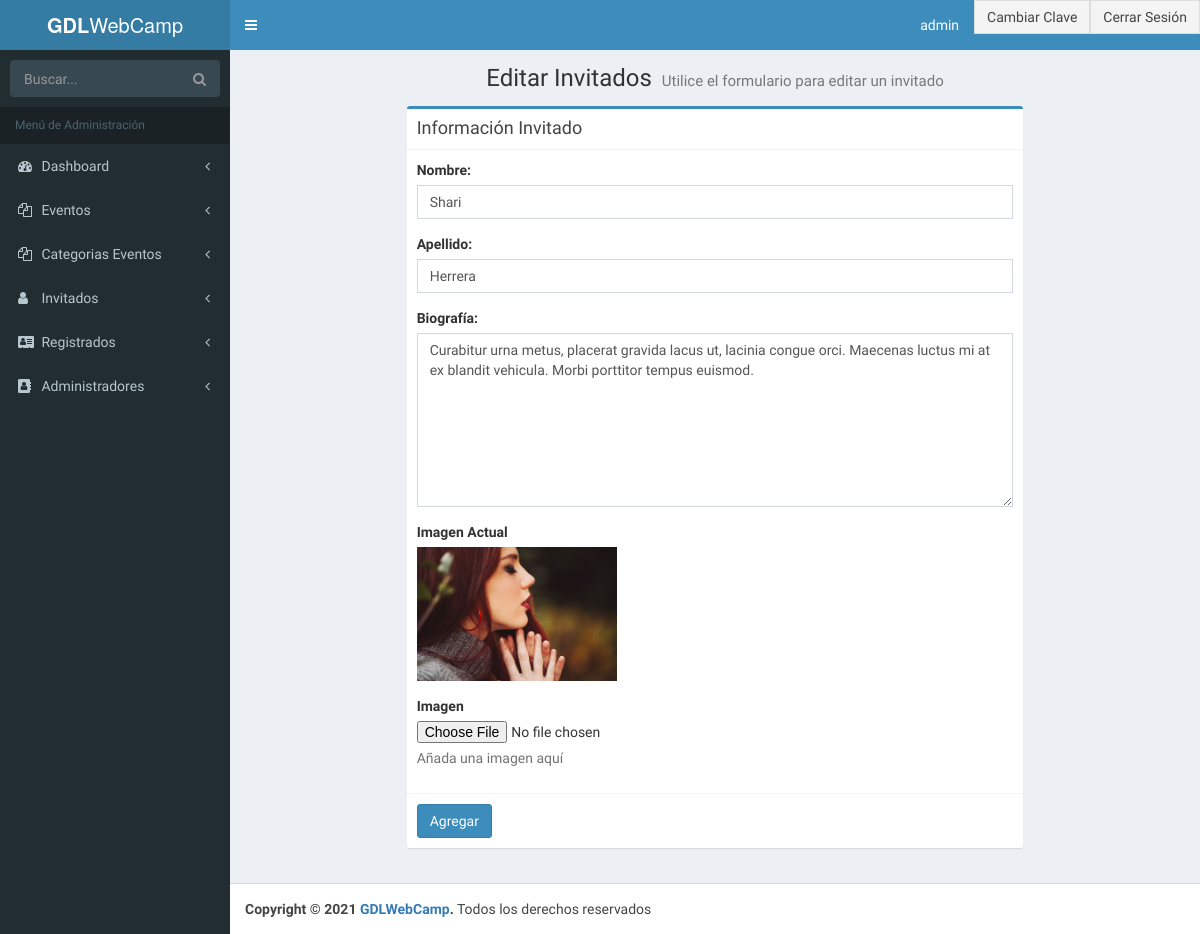
The page /admin/editar-invitado.php?id=2 (signed in) on the database as committed earlier.
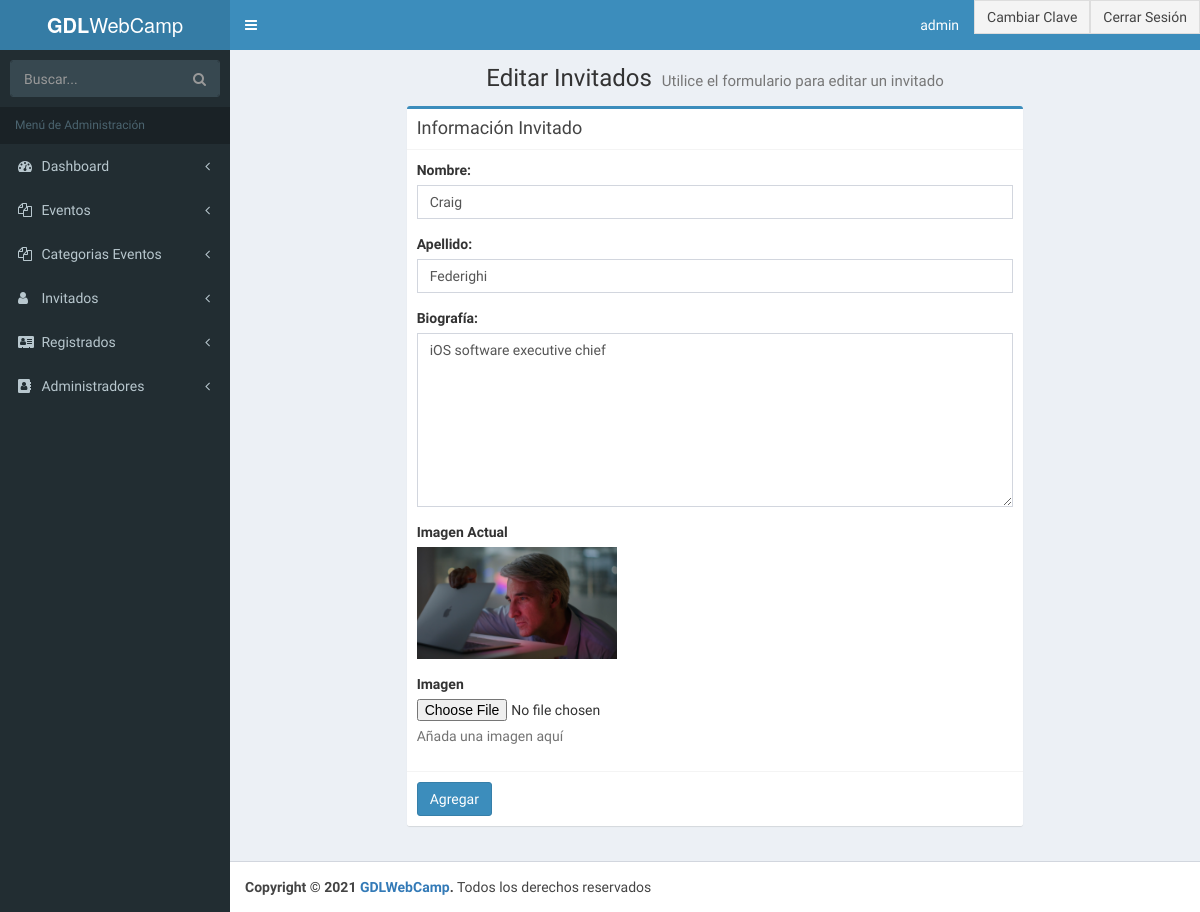
The same page on the database as committed later.
### tables this page shows
CREATE TABLE `invitados` (
  `invitado_id` tinyint(4) NOT NULL,
  `nombre_invitado` varchar(30) NOT NULL,
  `apellido_invitado` varchar(30) NOT NULL,
  `descripcion` text NOT NULL,
  `url_imagen` varchar(50) NOT NULL,
  `editado` datetime NOT NULL
);

### admin/editar-invitado.php (the view, shortened to what this page needs)
<?php
    $id = $_GET['id'];
    include_once 'funciones/funciones.php';
    include_once 'templates/header.php';
?>
<body  class="hold-transition skin-blue fixed sidebar-mini" data-elemento="Eventos">
    <div class="wrapper">
        <?php include_once 'templates/barra.php'; ?>
        <?php include_once 'templates/navegacion.php'; ?>
  <div class="content-wrapper">
    <section class="content-header">
      <h1 class="text-center">
        Editar Invitados
        <small>Utilice el formulario para editar un invitado</small>
      </h1>
    </section>
    <section class="content">
            <div class="row">
                <div class="col-lg-8 col-lg-offset-2">
                    <div class="box box-primary">
                            <div class="box-header with-border">
                                <h3 class="box-title">Información Invitado</h3>
                            </div>
                                <?php
                                    $sql = "SELECT * FROM invitados WHERE invitado_id = $id ";
                                    $resultado = $conn->query($sql);
                                    $invitado = $resultado->fetch_assoc();
                                ?>
                                <form role="form" id="guardar-registro-archivo" action="modelo-invitado.php" method="post" enctype="multipart/form-data">
                                    <div class="box-body">
                                            <div class="form-group">
                                                <label for="nombre_invitado">Nombre: </label>
                                                <input type="text" class="form-control" id="nombre_invitado" name="nombre_invitado" placeholder="Nombre" value="<?php echo $invitado['nombre_invitado']; ?>">
                                            </div>
                                            <div class="form-group">
                                                <label for="apellido_invitado">Apellido: </label>
                                                <input type="text" class="form-control" id="apellido_invitado" name="apellido_invitado" placeholder="Apellido" value="<?php echo $invitado['apellido_invitado']; ?>">
                                            </div>
                                            <div class="form-group">
                                                <label for="biografia_invitado">Biografía: </label>
                                                <textarea class="form-control" id="biografia_invitado" name="biografia_invitado" placeholder="Biografia" rows="8"><?php echo $invitado['descripcion']; ?></textarea>
                                            </div>
                                            <div class="form-group">
                                                <label>Imagen Actual</label>
                                                <br>
                                                <img src="../img/invitados/<?php echo $invitado['url_imagen']; ?>" width="200">
                                            </div>
                                            <div class="form-group">
                                                <label for="archivo_imagen">Imagen</label>
                                                <input type="file" id="archivo_imagen" name="archivo_imagen">
                                                <p class="help-block">Añada una imagen aquí</p>
                                            </div>
                                    </div>
                                    <div class="box-footer">
                                        <button type="submit" name="agregar" id="agregar" class="btn btn-primary">Agregar</button>
                                    </div>
                                </form>
                    </div>
                </div>
            </div>
    </section>
  </div>
<?php
    include_once 'templates/footer.php';
    include_once 'templates/footer-scripts.php';
?>

Rows that differ between the two databases and show on the page:
changed invitados: nombre_invitado "Shari" → "Craig"; apellido_invitado "Herrera" → "Federighi"; biografia_invitado "Curabitur urna metus, placerat gravida lacus ut, lacinia congue orci. Maecenas luctus mi at ex blandit vehicula. Morbi porttitor tempus euismod." → "iOS software executive chief"; url_imagen: a different picture
